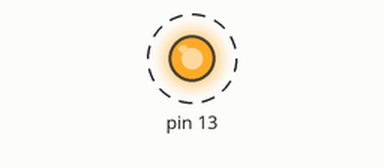
Bench run of a sketch on a simulated Arduino Uno, built with avr-gcc and run on an emulated ATmega328P. On the bench: output pins drawn as LEDs (lit = HIGH). Dashed ring = blinking.

Above: at 0.03 s.
Timing chart, 0 to 3.0 s (numbered marks = the images above):
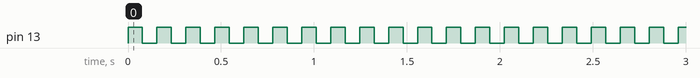

The sketch:

myblink.ino
```cpp
//Written for ECEN 2020 Fall 2010
//University of Colorado Boulder
//R. Pomeroy robert.pomeroy@colorado.edu

//Program:
//Developed with the Arduino Uno Board and Arduino IDE
//Blinks the LED on the Arduino Uno board (attached to digital pin 13)


volatile unsigned char * myPORTB  = (volatile unsigned char *) 0x25;
volatile unsigned char * myDDRB = (volatile unsigned char *) 0x24;


void setup()   {
  *myDDRB = 0x20;
}


void loop()
{
  const unsigned int MAX_COUNT = 65535; //10000 -> 44Hz, 65535 -> 6.7Hz (2^16-1 for the largest 16 bit unsigned int)
  volatile unsigned int i;


  *myPORTB = 0x20; //on
  for (i = 0; i < MAX_COUNT; i++);

  *myPORTB = 0x00;       // off
  for (i = 0; i < MAX_COUNT; i++);
}
```

Measured:
- by itself, pin 13: alternates HIGH for 0.08 s and LOW for 0.08 s
